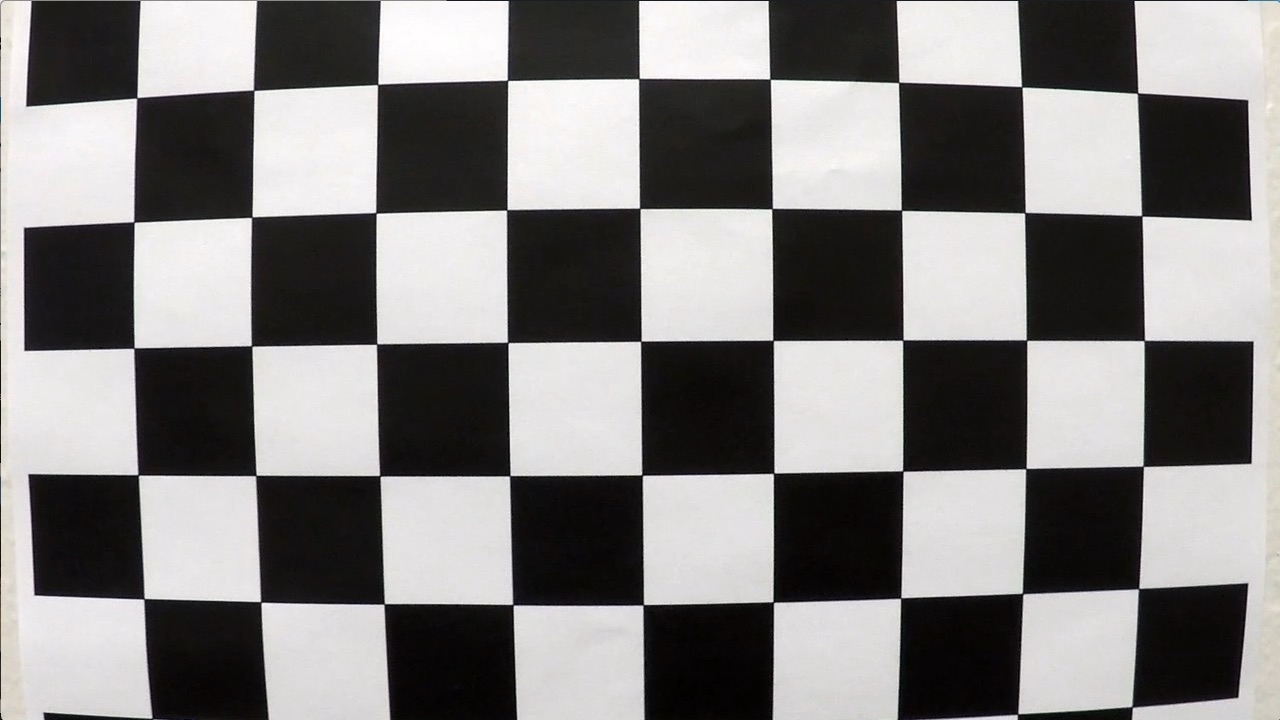
#> input picture camera_cal/calibration1.jpg, 1280 x 720 px; its folder holds only this picture in this run
$ jupyter execute --allow-errors advanced_lane_lines.ipynb   (shell and % lines are left out)   (older library calls are emulated)
#> lines starting #> are read from the running program, lines starting #| are printed output that depends on the picture
## Advanced Lane Finding Project

The goals / steps of this project are the following:

* Compute the camera calibration matrix and distortion coefficients given a set of chessboard images.
* Apply a distortion correction to raw images.
* Use color transforms, gradients, etc., to create a thresholded binary image.
* Apply a perspective transform to rectify binary image ("birds-eye view").
* Detect lane pixels and fit to find the lane boundary.
* Determine the curvature of the lane and vehicle position with respect to center.
* Warp the detected lane boundaries back onto the original image.
* Output visual display of the lane boundaries and numerical estimation of lane curvature and vehicle position.

---
## First, I'll compute the camera calibration using chessboard images

[cell 1]
import numpy as np
import cv2
import glob
import matplotlib.pyplot as plt

# prepare object points, like (0,0,0), (1,0,0), (2,0,0) ....,(6,5,0)
objp = np.zeros((6*9,3), np.float32)
objp[:,:2] = np.mgrid[0:9,0:6].T.reshape(-1,2)

# Arrays to store object points and image points from all the images.
objpoints = [] # 3d points in real world space
imgpoints = [] # 2d points in image plane.

# Make a list of calibration images
images = glob.glob('../camera_cal/calibration*.jpg')

# Step through the list and search for chessboard corners
for fname in images:
    img = cv2.imread(fname)
#> img is the input picture: shape (720, 1280, 3); mean B, G, R 127.8, 128.4, 130.1
    gray = cv2.cvtColor(img,cv2.COLOR_BGR2GRAY)

    # Find the chessboard corners
    ret, corners = cv2.findChessboardCorners(gray, (9,6),None)
#> ret = False; corners = None

    # If found, add object points, image points
    if ret == True:
        objpoints.append(objp)
        imgpoints.append(corners)

        # Draw and display the corners
        img = cv2.drawChessboardCorners(img, (9,6), corners, ret)
        write_name = 'calibration/'+fname.replace("calibration", "output_calibration").replace("../camera_cal\\", "")
        cv2.imwrite(write_name, img)
        cv2.imshow('img',img)
        cv2.waitKey(500)

cv2.destroyAllWindows()

### Calibrate, calculate distortion coefficients, and test undistortion on an image!

[cell 2]
import numpy as np
import cv2
import glob
import matplotlib.pyplot as plt
import pickle

# prepare object points, like (0,0,0), (1,0,0), (2,0,0) ....,(6,5,0)
objp = np.zeros((6*9,3), np.float32)
objp[:,:2] = np.mgrid[0:9,0:6].T.reshape(-1,2)

# Arrays to store object points and image points from all the images.
objpoints = [] # 3d points in real world space
imgpoints = [] # 2d points in image plane.

# Make a list of calibration images
images = glob.glob('../camera_cal/calibration*.jpg')

# Step through the list and search for chessboard corners
for idx, fname in enumerate(images):
    img = cv2.imread(fname)
    gray = cv2.cvtColor(img,cv2.COLOR_BGR2GRAY)

    # Find the chessboard corners
    ret, corners = cv2.findChessboardCorners(gray, (9,6),None)

    # If found, add object points, image points
    if ret == True:
        objpoints.append(objp)
        imgpoints.append(corners)

        img_size = (img.shape[1], img.shape[0])
        # Do camera calibration given object points and image points
        ret, mtx, dist, rvecs, tvecs = cv2.calibrateCamera(objpoints, imgpoints, img_size,None,None)

        # Undistort
        dst = cv2.undistort(img, mtx, dist, None, mtx)

        # Write into a file
        pure_file_name = fname.replace("../camera_cal\\", "")
        undistorted_file_name = 'undistorted/'+pure_file_name.replace("calibration", "undistorted_calibration")
        cv2.imwrite(undistorted_file_name, dst)

        # Save the camera calibration result for later use
        dist_pickle = {}
        dist_pickle["mtx"] = mtx
        dist_pickle["dist"] = dist
        pickle_file_name = 'pickle/'+pure_file_name.replace("calibration", "dist_pickle").replace(".jpg", ".p")
        pickle.dump( dist_pickle, open(pickle_file_name, "wb" ) )
    else:
        print(fname+" failed to find corners")

# Visualize undistortion
f, (ax1, ax2) = plt.subplots(1, 2, figsize=(20,10))
ax1.imshow(img)
ax1.set_title('Original Image', fontsize=30)
#> (the rest of this cell did not finish here and is left out)

### Use color transforms, gradients, etc., to create a thresholded binary image.

[cell 3]
import matplotlib.pyplot as plt
import matplotlib.image as mpimg
import numpy as np
import cv2

# Read all the file names in ../test_images folder
images = glob.glob('../test_images/*.jpg')

for idx, fname in enumerate(images):
    print("Processing "+fname)

    # 0) Read current test image file
    img = cv2.imread(fname)

    # 1) Convert to HLS color space
    hls = cv2.cvtColor(img, cv2.COLOR_RGB2HLS)

    # 2) Apply a threshold to the S channel
    s_channel = hls[:,:,2]

    # 3) Explore gradients in other colors spaces / color channels to see what might work better
    gray = cv2.cvtColor(img, cv2.COLOR_RGB2GRAY)

    # Sobel x
    sobelx = cv2.Sobel(gray, cv2.CV_64F, 1, 0) # Take the derivative in x
    abs_sobelx = np.absolute(sobelx) # Absolute x derivative to accentuate lines away from horizontal
    scaled_sobel = np.uint8(255*abs_sobelx/np.max(abs_sobelx))

    # Threshold x gradient
    thresh_min = 20
    thresh_max = 100
    sxbinary = np.zeros_like(scaled_sobel)
    sxbinary[(scaled_sobel >= thresh_min) & (scaled_sobel <= thresh_max)] = 1

    # Threshold color channel
    s_thresh_min = 170
    s_thresh_max = 255
    s_binary = np.zeros_like(s_channel)
    s_binary[(s_channel >= s_thresh_min) & (s_channel <= s_thresh_max)] = 1

    # Stack each channel to view their individual contributions in green and blue respectively
    # This returns a stack of the two binary images, whose components you can see as different colors
    color_binary = np.dstack(( np.zeros_like(sxbinary), sxbinary, s_binary)) * 255

    # Combine the two binary thresholds
    combined_binary = np.zeros_like(sxbinary)
    combined_binary[(s_binary == 1) | (sxbinary == 1)] = 1

    output_filename = '../output_images/gradient_'+fname.replace("../test_images\\", "")
    cv2.imwrite(output_filename, combined_binary*255)
    # [11 lines of commented-out code are left out]

[cell 4]
gradient_img = cv2.imread("../output_images/gradient_test6.jpg")
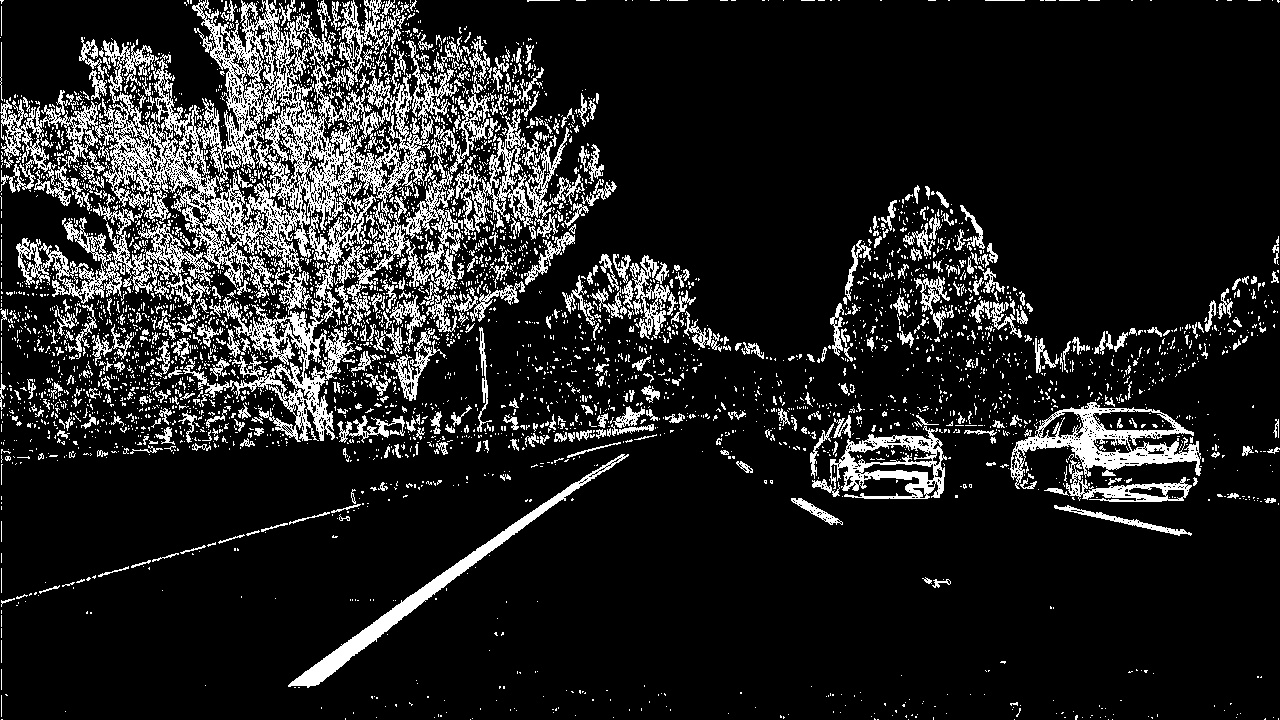
#> input picture output_images/gradient_test6.jpg, 1280 x 720 px
#> gradient_img is the input picture: shape (720, 1280, 3); min 0, max 255, mean 35.1

# Plot the result
f, (ax1, ax2) = plt.subplots(1, 2, figsize=(24, 9))
ax1.imshow(gradient_img)
ax1.set_title('gradient_straight_lines1', fontsize=25)

### Apply a perspective transform to rectify binary image ("birds-eye view").

[cell 5]
import matplotlib.pyplot as plt
import matplotlib.image as mpimg
import numpy as np
import cv2

# Read all the file names in ../test_images folder
images = glob.glob('../output_images/gradient_test3.jpg')

for idx, fname in enumerate(images):
    print("Processing "+fname)

    # 0) Read current gradient image file
    gradient_img = cv2.imread(fname)
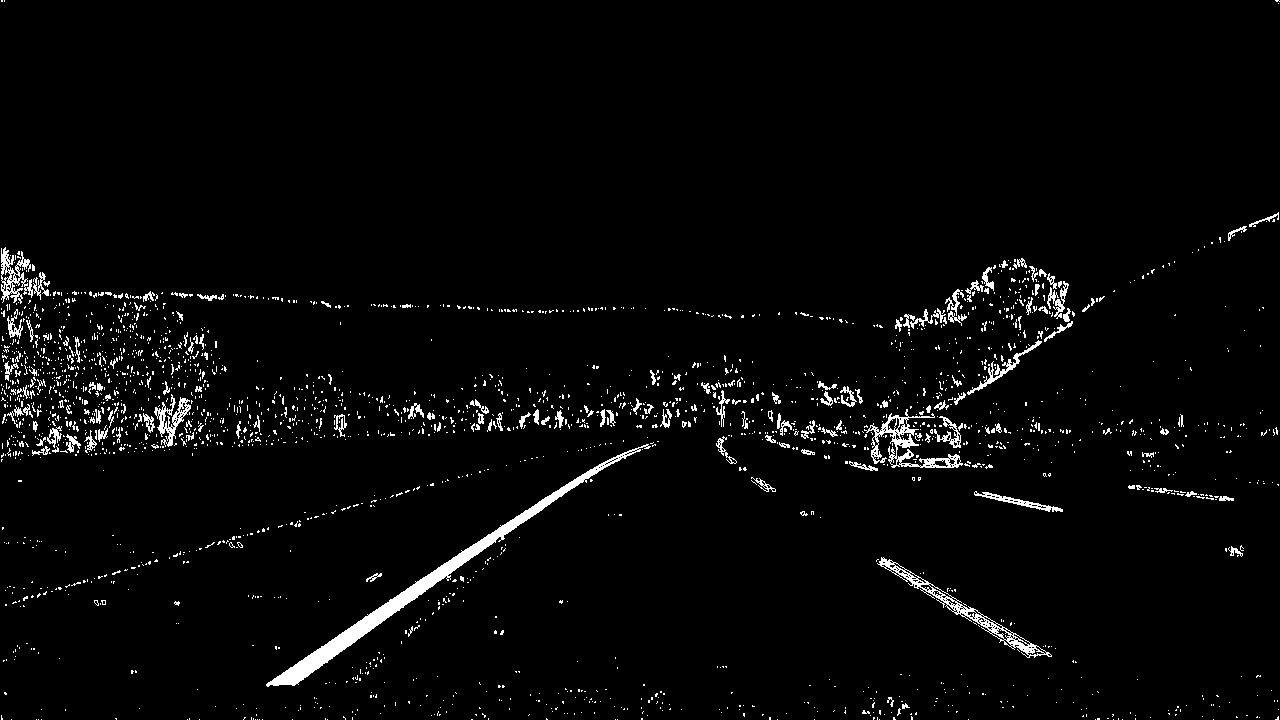
#> input picture output_images/gradient_test3.jpg, 1280 x 720 px
#> gradient_img is the input picture: shape (720, 1280, 3); min 0, max 255, mean 7.6

    # 1) Grab the image shape
    img_size = (gradient_img.shape[1], gradient_img.shape[0])
#> img_size = (1280, 720)

    # [8 lines of commented-out code are left out]

    plt.imshow(gradient_img)

    # For gradient_test3.jpg
    src = np.float32([[630,445], [710,445], [1080,700], [260,700]])
    plt.plot(630, 445, "*")
    plt.plot(710, 445, "*")
    plt.plot(1080,700, "*")
    plt.plot(260, 700, "*")

    # define 4 destination points dst
    offset_top = 10
    offset_bottom = 10
    offset_left = 400
    offset_right = 400
    dst = np.float32([[offset_left, offset_top], [img_size[0]-offset_right, offset_top],
                                     [img_size[0]-offset_right, img_size[1]-offset_bottom],
                                     [offset_left, img_size[1]-offset_bottom]])

    # [6 lines of commented-out code are left out]
    M = cv2.getPerspectiveTransform(src, dst)

    # e) use cv2.warpPerspective() to warp your image to a top-down view
    warped = cv2.warpPerspective(gradient_img, M, img_size, flags=cv2.INTER_LINEAR)
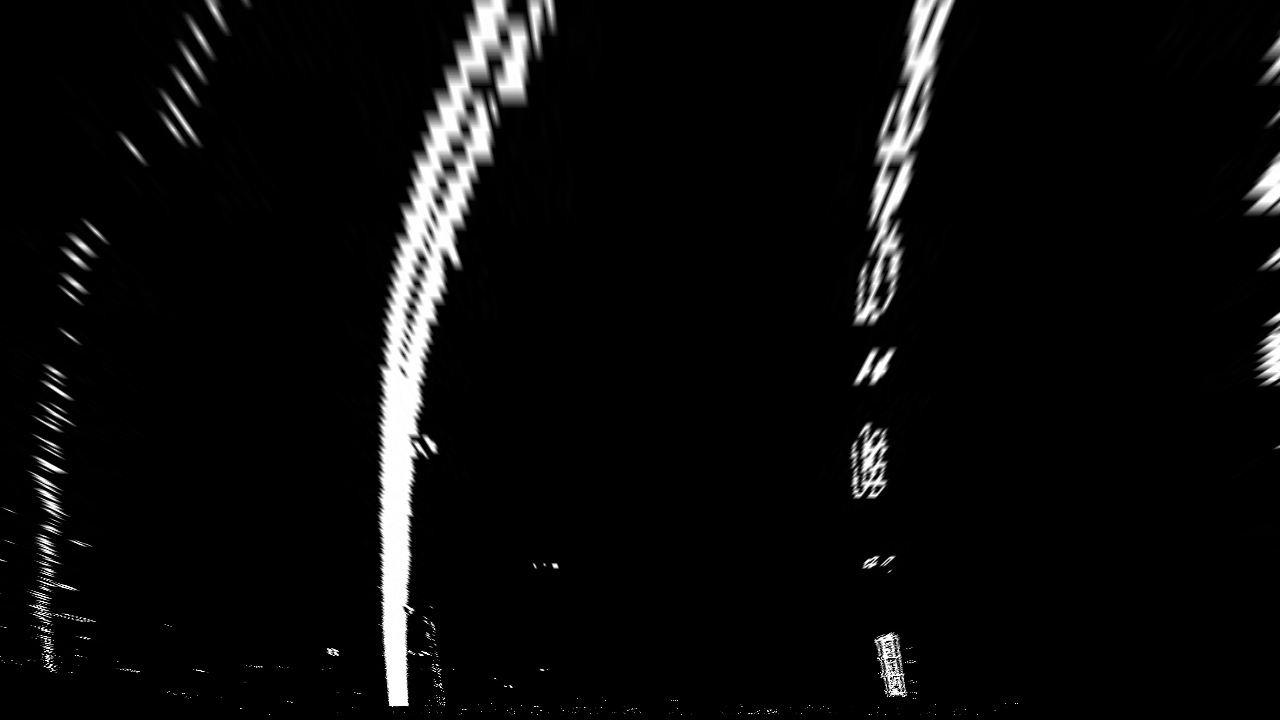
#> warped: shape (720, 1280, 3); min 0, max 255, mean 11.6
#> `[cell 5] import matplotlib.pyplot as plt import matplotlib.image as mp..`:
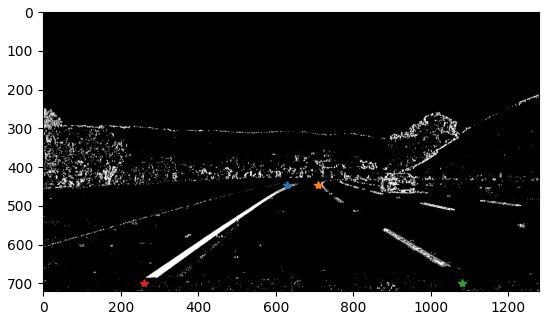
#> figure drawn by matplotlib, 1 panel
    #cv2.imshow("warped", warped)

    warped_filename = '../output_images/warped_'+fname.replace("../output_images/gradient_", "")
    print("warped_filename = "+warped_filename)
    cv2.imwrite(warped_filename, warped)
    cv2.imshow("warped", warped)
    # [10 lines of commented-out code are left out]

### Detect lane pixels and fit to find the lane boundary.

[cell 6]
import numpy as np
import matplotlib.image as mpimg
import matplotlib.pyplot as plt

# Load our image
# `mpimg.imread` will load .jpg as 0-255, so normalize back to 0-1
img = mpimg.imread('../output_images/warped_test3.jpg')/255
#> img: shape (720, 1280, 3) float64; min 0, max 1, mean 0.0456

def hist(img):
    # TO-DO: Grab only the bottom half of the image
    # Lane lines are likely to be mostly vertical nearest to the car
    bottom_half = img[img.shape[0]//2:,:]
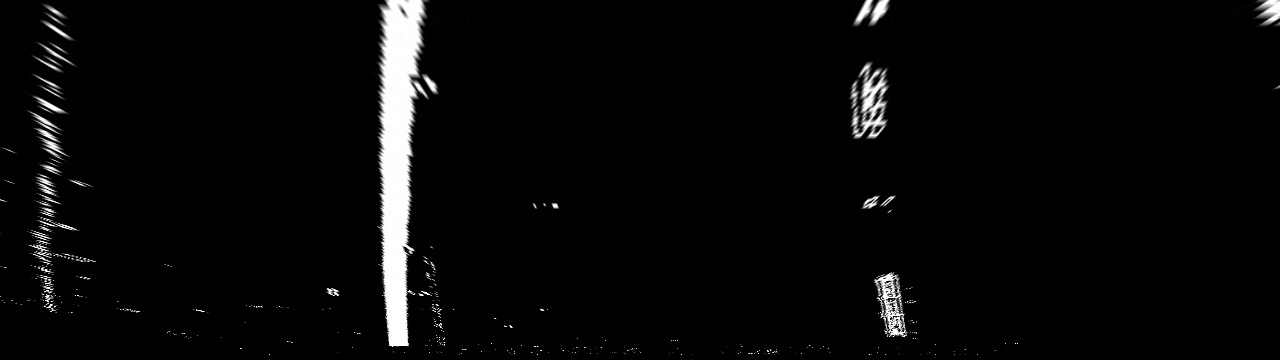
#> bottom_half: shape (360, 1280, 3) float64; min 0, max 1, mean 0.0332

    # TO-DO: Sum across image pixels vertically - make sure to set `axis`
    # i.e. the highest areas of vertical lines should be larger values
    histogram = np.sum(bottom_half, axis=0)
#> histogram = 1280 rows, first 8: [2.7, 2.7, 2.7], [2.21, 2.21, 2.21], [2.09, 2.09, 2.09], [1.87, 1.87, 1.87], [2.86, 2.86, 2.86], [2.56, 2.56, 2.56], [2.1, 2.1, 2.1], [1.73, 1.73, 1.73]

    return histogram

# Create histogram of image binary activations
histogram = hist(img)

# Visualize the resulting histogram
plt.plot(histogram)
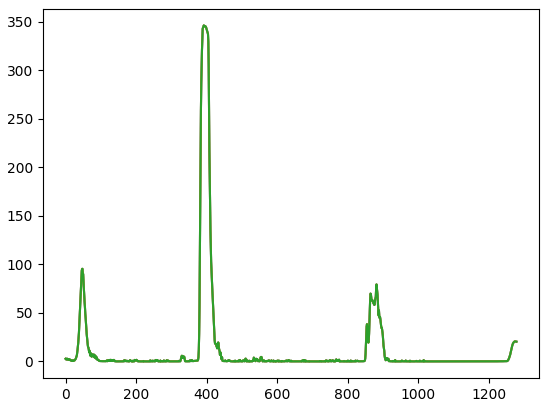
#> figure drawn by matplotlib, 1 panel; curve peaks at x = 392, y = 346.2; curve peaks at x = 392, y = 346.2; curve peaks at x = 392, y = 346.2

[cell 7]
import numpy as np
import matplotlib.image as mpimg
import matplotlib.pyplot as plt
import cv2

# Load our image
binary_warped = mpimg.imread('../output_images/warped_test3.jpg')
#> binary_warped: shape (720, 1280, 3); min 0, max 255, mean 11.6

def find_lane_pixels(binary_warped):
    # Take a histogram of the bottom half of the image
    histogram = np.sum(binary_warped[binary_warped.shape[0]//2:,:], axis=0)
#> histogram = 1280 rows, first 8: [688, 688, 688], [563, 563, 563], [532, 532, 532], [477, 477, 477], [729, 729, 729], [652, 652, 652], [535, 535, 535], [441, 441, 441]
    # Create an output image to draw on and visualize the result
    out_img = np.dstack((binary_warped, binary_warped, binary_warped))
    # Find the peak of the left and right halves of the histogram
    # These will be the starting point for the left and right lines
    midpoint = np.int(histogram.shape[0]//2)
#> midpoint = 640
    leftx_base = np.argmax(histogram[:midpoint])
#> leftx_base = 1176
    rightx_base = np.argmax(histogram[midpoint:]) + midpoint
#> rightx_base = 1366

    # HYPERPARAMETERS
    # Choose the number of sliding windows
    nwindows = 9
    # Set the width of the windows +/- margin
    margin = 100
    # Set minimum number of pixels found to recenter window
    minpix = 50

    # Set height of windows - based on nwindows above and image shape
    window_height = np.int(binary_warped.shape[0]//nwindows)
#> window_height = 80
    # Identify the x and y positions of all nonzero pixels in the image
    nonzero = binary_warped.nonzero()
    nonzeroy = np.array(nonzero[0])
    nonzerox = np.array(nonzero[1])
    # Current positions to be updated later for each window in nwindows
    leftx_current = leftx_base
#> leftx_current = 1176
    rightx_current = rightx_base
#> rightx_current = 1366

    # Create empty lists to receive left and right lane pixel indices
    left_lane_inds = []
    right_lane_inds = []

    # Step through the windows one by one
    for window in range(nwindows):
        # Identify window boundaries in x and y (and right and left)
        win_y_low = binary_warped.shape[0] - (window+1)*window_height
        win_y_high = binary_warped.shape[0] - window*window_height
        ### TO-DO: Find the four below boundaries of the window ###
        win_xleft_low = leftx_current - margin
        win_xleft_high = leftx_current + margin
        win_xright_low = rightx_current - margin
        win_xright_high = rightx_current + margin

        # Draw the windows on the visualization image
        cv2.rectangle(out_img,(win_xleft_low,win_y_low),
        (win_xleft_high,win_y_high),(0,255,0), 2)
        cv2.rectangle(out_img,(win_xright_low,win_y_low),
        (win_xright_high,win_y_high),(0,255,0), 2)

        ### TO-DO: Identify the nonzero pixels in x and y within the window ###
        good_left_inds = ((nonzeroy >= win_y_low) & (nonzeroy < win_y_high) &
        (nonzerox >= win_xleft_low) &  (nonzerox < win_xleft_high)).nonzero()[0]
        good_right_inds = ((nonzeroy >= win_y_low) & (nonzeroy < win_y_high) &
        (nonzerox >= win_xright_low) &  (nonzerox < win_xright_high)).nonzero()[0]

        # Append these indices to the lists
        left_lane_inds.append(good_left_inds)
        right_lane_inds.append(good_right_inds)

        ### TO-DO: If you found > minpix pixels, recenter next window ###
        ### (`right` or `leftx_current`) on their mean position ###
        if len(good_left_inds) > minpix:
            leftx_current = np.int(np.mean(nonzerox[good_left_inds]))
        if len(good_right_inds) > minpix:
            rightx_current = np.int(np.mean(nonzerox[good_right_inds]))
#> this loop made 1 pass
#> (win_xleft_low, win_xleft_high, win_xright_low, win_xright_high) on pass 1: (1076, 1276, 1266, 1466)
#> after the loop, left_lane_inds = []; right_lane_inds = []

    # Concatenate the arrays of indices (previously was a list of lists of pixels)
    try:
        left_lane_inds = np.concatenate(left_lane_inds)
        right_lane_inds = np.concatenate(right_lane_inds)
    except ValueError:
        # Avoids an error if the above is not implemented fully
        pass

    # Extract left and right line pixel positions
    leftx = nonzerox[left_lane_inds]
    lefty = nonzeroy[left_lane_inds]
    rightx = nonzerox[right_lane_inds]
    righty = nonzeroy[right_lane_inds]

    return leftx, lefty, rightx, righty, out_img


def fit_polynomial(binary_warped):
    # Find our lane pixels first
    leftx, lefty, rightx, righty, out_img = find_lane_pixels(binary_warped)

    ### TO-DO: Fit a second order polynomial to each using `np.polyfit` ###
    left_fit = np.polyfit(lefty, leftx, 2)
    right_fit = np.polyfit(righty, rightx, 2)

    print(left_fit)
    print(right_fit)

    # Generate x and y values for plotting
    ploty = np.linspace(0, binary_warped.shape[0]-1, binary_warped.shape[0] )
    try:
        left_fitx = left_fit[0]*ploty**2 + left_fit[1]*ploty + left_fit[2]
        right_fitx = right_fit[0]*ploty**2 + right_fit[1]*ploty + right_fit[2]
    except TypeError:
        # Avoids an error if `left` and `right_fit` are still none or incorrect
        print('The function failed to fit a line!')
        left_fitx = 1*ploty**2 + 1*ploty
        right_fitx = 1*ploty**2 + 1*ploty

    ## Visualization ##
    # Colors in the left and right lane regions
    out_img[lefty, leftx] = [255, 0, 0]
    out_img[righty, rightx] = [0, 0, 255]

    # Plots the left and right polynomials on the lane lines
    plt.plot(left_fitx, ploty, color='yellow')
    plt.plot(right_fitx, ploty, color='yellow')

    return out_img


#> (the rest of this cell did not finish here and is left out)
